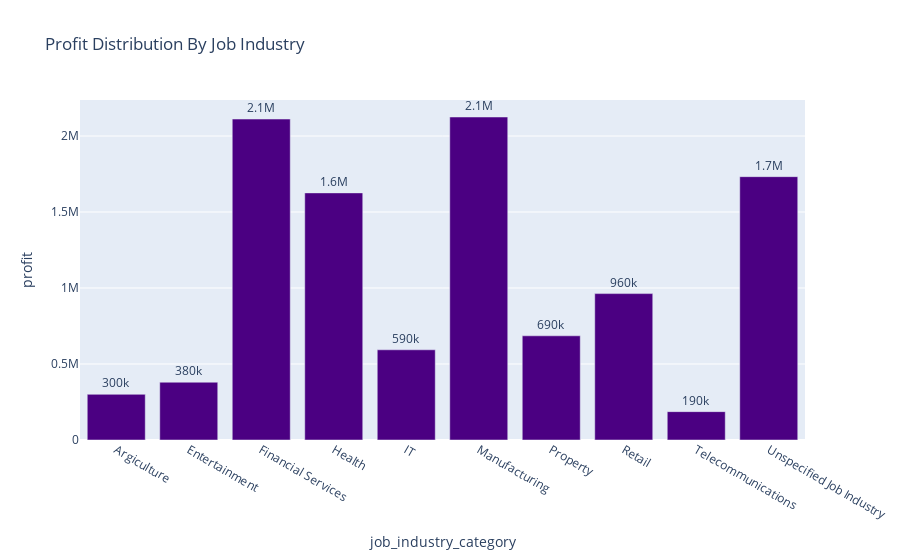

The notebook cell this image was saved under:
### Code cell
fig = px.bar(insight_4,y='profit',x='job_industry_category',color='job_industry_category',text='profit',
             title='Profit Distribution By Job Industry')
fig.update_traces(texttemplate='%{text:.2s}',textposition='outside',marker_color='indigo',showlegend=False)
fig.update_layout(uniformtext_minsize=13)

### Figure 1 — Plotly figure (JSON) as saved in the notebook; plotly's stock layout.template omitted (floating-point values rounded to 4 significant figures)
{"data": [{"alignmentgroup": "True", "hovertemplate": "job_industry_category=%{x}<br>profit=%{text}<extra></extra>", "legendgroup": "Argiculture", "marker": {"color": "indigo", "pattern": {"shape": ""}}, "name": "Argiculture", "offsetgroup": "Argiculture", "orientation": "v", "showlegend": false, "text": [300600.0], "textposition": "outside", "texttemplate": "%{text:.2s}", "type": "bar", "x": ["Argiculture"], "xaxis": "x", "y": [300600.0], "yaxis": "y"}, {"alignmentgroup": "True", "hovertemplate": "job_industry_category=%{x}<br>profit=%{text}<extra></extra>", "legendgroup": "Entertainment", "marker": {"color": "indigo", "pattern": {"shape": ""}}, "name": "Entertainment", "offsetgroup": "Entertainment", "orientation": "v", "showlegend": false, "text": [380200.0], "textposition": "outside", "texttemplate": "%{text:.2s}", "type": "bar", "x": ["Entertainment"], "xaxis": "x", "y": [380200.0], "yaxis": "y"}, {"alignmentgroup": "True", "hovertemplate": "job_industry_category=%{x}<br>profit=%{text}<extra></extra>", "legendgroup": "Financial Services", "marker": {"color": "indigo", "pattern": {"shape": ""}}, "name": "Financial Services", "offsetgroup": "Financial Services", "orientation": "v", "showlegend": false, "text": [2112000.0], "textposition": "outside", "texttemplate": "%{text:.2s}", "type": "bar", "x": ["Financial Services"], "xaxis": "x", "y": [2112000.0], "yaxis": "y"}, {"alignmentgroup": "True", "hovertemplate": "job_industry_category=%{x}<br>profit=%{text}<extra></extra>", "legendgroup": "Health", "marker": {"color": "indigo", "pattern": {"shape": ""}}, "name": "Health", "offsetgroup": "Health", "orientation": "v", "showlegend": false, "text": [1626000.0], "textposition": "outside", "texttemplate": "%{text:.2s}", "type": "bar", "x": ["Health"], "xaxis": "x", "y": [1626000.0], "yaxis": "y"}, {"alignmentgroup": "True", "hovertemplate": "job_industry_category=%{x}<br>profit=%{text}<extra></extra>", "legendgroup": "IT", "marker": {"color": "indigo", "pattern": {"shape": ""}}, "name": "IT", "offsetgroup": "IT", "orientation": "v", "showlegend": false, "text": [593500.0], "textposition": "outside", "texttemplate": "%{text:.2s}", "type": "bar", "x": ["IT"], "xaxis": "x", "y": [593500.0], "yaxis": "y"}, {"alignmentgroup": "True", "hovertemplate": "job_industry_category=%{x}<br>profit=%{text}<extra></extra>", "legendgroup": "Manufacturing", "marker": {"color": "indigo", "pattern": {"shape": ""}}, "name": "Manufacturing", "offsetgroup": "Manufacturing", "orientation": "v", "showlegend": false, "text": [2125000.0], "textposition": "outside", "texttemplate": "%{text:.2s}", "type": "bar", "x": ["Manufacturing"], "xaxis": "x", "y": [2125000.0], "yaxis": "y"}, {"alignmentgroup": "True", "hovertemplate": "job_industry_category=%{x}<br>profit=%{text}<extra></extra>", "legendgroup": "Property", "marker": {"color": "indigo", "pattern": {"shape": ""}}, "name": "Property", "offsetgroup": "Property", "orientation": "v", "showlegend": false, "text": [685500.0], "textposition": "outside", "texttemplate": "%{text:.2s}", "type": "bar", "x": ["Property"], "xaxis": "x", "y": [685500.0], "yaxis": "y"}, {"alignmentgroup": "True", "hovertemplate": "job_industry_category=%{x}<br>profit=%{text}<extra></extra>", "legendgroup": "Retail", "marker": {"color": "indigo", "pattern": {"shape": ""}}, "name": "Retail", "offsetgroup": "Retail", "orientation": "v", "showlegend": false, "text": [963200.0], "textposition": "outside", "texttemplate": "%{text:.2s}", "type": "bar", "x": ["Retail"], "xaxis": "x", "y": [963200.0], "yaxis": "y"}, {"alignmentgroup": "True", "hovertemplate": "job_industry_category=%{x}<br>profit=%{text}<extra></extra>", "legendgroup": "Telecommunications", "marker": {"color": "indigo", "pattern": {"shape": ""}}, "name": "Telecommunications", "offsetgroup": "Telecommunications", "orientation": "v", "showlegend": false, "text": [186700.0], "textposition": "outside", "texttemplate": "%{text:.2s}", "type": "bar", "x": ["Telecommunications"], "xaxis": "x", "y": [186700.0], "yaxis": "y"}, {"alignmentgroup": "True", "hovertemplate": "job_industry_category=%{x}<br>profit=%{text}<extra></extra>", "legendgroup": "Unspecified Job Industry", "marker": {"color": "indigo", "pattern": {"shape": ""}}, "name": "Unspecified Job Industry", "offsetgroup": "Unspecified Job Industry", "orientation": "v", "showlegend": false, "text": [1733000.0], "textposition": "outside", "texttemplate": "%{text:.2s}", "type": "bar", "x": ["Unspecified Job Industry"], "xaxis": "x", "y": [1733000.0], "yaxis": "y"}], "layout": {"barmode": "relative", "legend": {"title": {"text": "job_industry_category"}, "tracegroupgap": 0}, "title": {"text": "Profit Distribution By Job Industry"}, "uniformtext": {"minsize": 13}, "xaxis": {"anchor": "y", "categoryarray": ["Argiculture", "Entertainment", "Financial Services", "Health", "IT", "Manufacturing", "Property", "Retail", "Telecommunications", "Unspecified Job Industry"], "categoryorder": "array", "domain": [0, 1], "title": {"text": "job_industry_category"}}, "yaxis": {"anchor": "x", "domain": [0, 1], "title": {"text": "profit"}}}}
